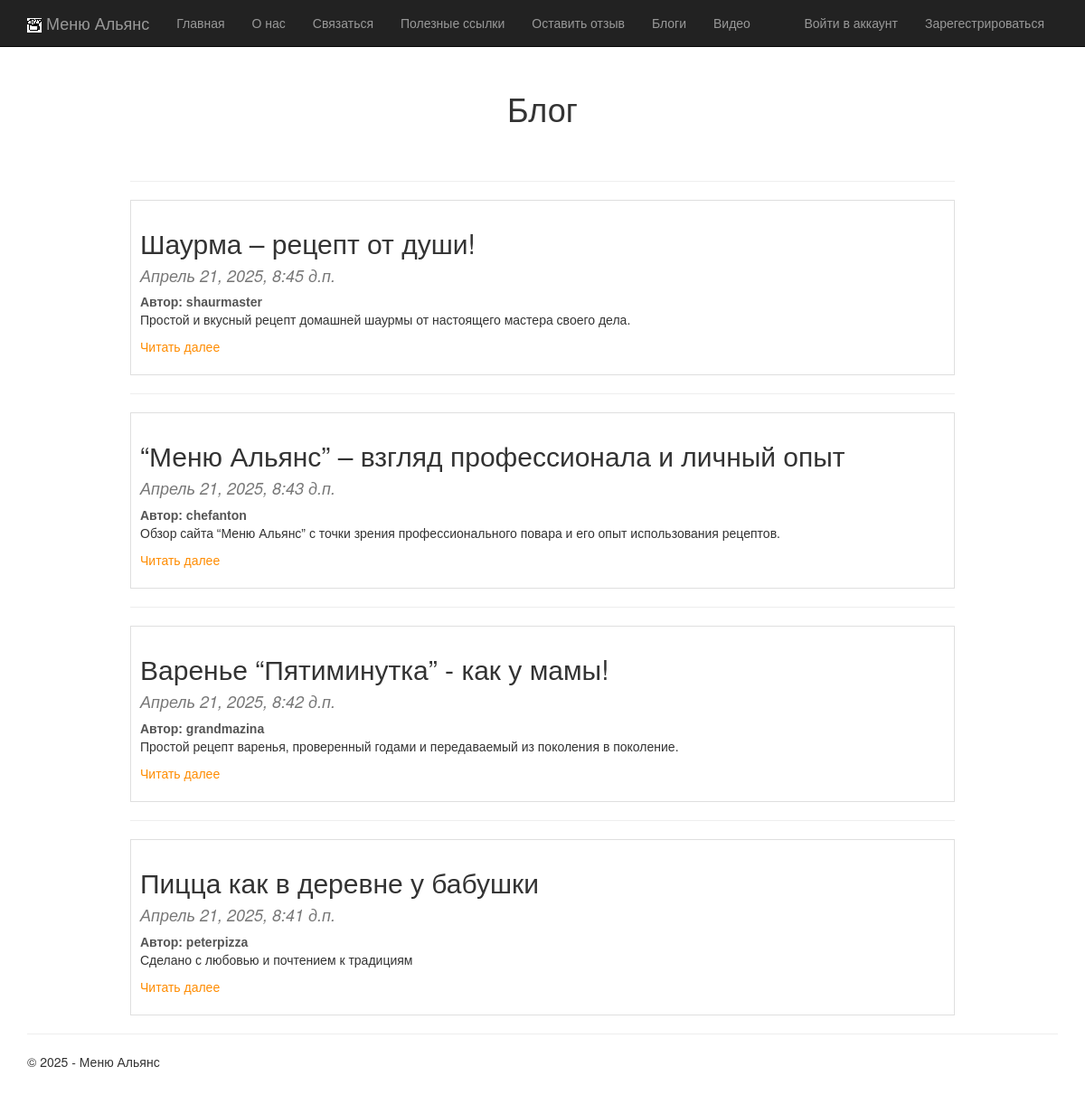
Screenshot of /blog/ with the database file from the repository.
### app/models.py (models this page shows, shortened)
class Blog(models.Model):
    title = models.CharField(max_length=100, verbose_name="Заголовок")
    description = models.TextField(verbose_name="Краткое содержание")
    content = models.TextField(verbose_name="Полное содержание")
    posted = models.DateTimeField(default=timezone.now, db_index=True, verbose_name="Опубликована")
    pub_date = models.DateTimeField(default=timezone.now, verbose_name="Дата публикации")
    image = models.FileField(default = 'temp.jpg', verbose_name = "Путь")
    author = models.ForeignKey(User, on_delete=models.CASCADE, verbose_name="Автор", blank=True, null=True)
    class Meta:
        db_table = "Posts"
        ordering = ["-posted"]
        verbose_name = "статья блога"
        verbose_name_plural = "статьи блога"

### app/views.py (the view)
# urls.py: path('blog/', views.blog, name='blog'),
def blog(request):
    assert isinstance(request, HttpRequest)
    posts = Blog.objects.all()
    return render(request,'app/blog.html',
    {
        'title':'Блог',
        'posts': posts,
        'year':datetime.now().year,
    })

### app/templates/app/blog.html (shortened to what this page needs)
{% extends "app/layout.html" %}
{% block content %}
{% load static %}
<div class="blog-container">
    <h1 class="blog-title">{{ title }}</h1>
    <br />
    {% for post in posts %}
        <hr />
        <div class="one-card">
            <h2 class="post-title"> {{post.title}} </h2>
            <h4 class="post-date"> {{post.posted}} </h4>
            <span class="post-author">Автор: {{post.author}}</span>
            <p> {{post.description}} </p>
            <p><a href="{% url 'blogpost' parametr=post.id %}" class="post-link"> Читать далее </a> </p>
        </div>
    {% endfor %}
</div>
{% endblock %}

### app/templates/app/layout.html (shortened to what this page needs)
<!DOCTYPE html>
<html>
<head>
    {% load staticfiles %}
    <link rel="stylesheet" type="text/css" href="{% static 'app/content/bootstrap.min.css' %}" />
    <link rel="stylesheet" type="text/css" href="{% static 'app/content/site.css' %}" />
</head>
<body>
    <div class="navbar navbar-inverse navbar-fixed-top">
        <div class="container">
            <div class="navbar-header">
                <a href="/" class="navbar-brand"> <img src="{% static 'app/content/hat.jpg' %}" alt="logo" /> Меню Альянс</a>
            </div>
            <div class="navbar-collapse collapse">
                <ul class="nav navbar-nav">
                    <li><a href="{% url 'home' %}">Главная</a></li>
                    <li><a href="{% url 'about' %}">О нас</a></li>
                    <li><a href="{% url 'contact' %}">Связаться</a></li>
                    <li><a href="{% url 'links' %}">Полезные ссылки</a></li>
                    <li><a href="{% url 'pool' %}">Оставить отзыв</a></li>
                    <li><a href="{% url 'blog' %}">Блоги</a></li>
                    <li><a href="{% url 'video' %}">Видео</a></li>
                </ul>
                {% include 'app/loginpartial.html' %}
            </div>
        </div>
    </div>
    <div class="container body-content">
{% block content %}{% endblock %}
        <hr/>
        <footer>
            <p>&copy; {{ year }} - Меню Альянс</p>
        </footer>
    </div>
</body>
</html>

### app/templates/app/loginpartial.html
{% if user.is_authenticated %}
<form id="logoutForm" action="/logout/" method="post" class="navbar-right">
    {% csrf_token %}
    <ul class="nav navbar-nav navbar-right">
        <li><span class="navbar-brand">Привет, {{ user.username }}!</span></li>
        <li><a href="javascript:document.getElementById('logoutForm').submit()">Выйти из аккаунта</a></li>
    </ul>
</form>
{% else %}
<ul class="nav navbar-nav navbar-right">
    <li><a href="{% url 'login' %}">Войти в аккаунт</a></li>
    <li><a href="{% url 'registration' %}">Зарегестрироваться</a></li>
</ul>
{% endif %}

### app/static/app/content/site.css (style rules this page uses)
body { padding-top: 80px; padding-bottom: 20px; }
.body-content { padding-left: 15px; padding-right: 15px; }
.blog-container { width: 80%; margin: 0 auto; font-family: sans-serif; }
.blog-title { color: #333; text-align: center; margin-bottom: 20px; }
.post-date { font-style: italic; color: #777; }
.post-author { font-weight: bold; color: #555; margin-top: 5px; display: block; }
.post-link { color: darkorange; text-decoration: none; }
.one-card { border: 1px solid rgba(0, 0, 0, 0.125); padding: 10px; margin-bottom: 15px; }

### rows the page displays
Blog: title "Шаурма – рецепт от души!", posted "Апрель 21, 2025, 8:45 д.п.", author "shaurmaster", description "Простой и вкусный рецепт домашней шаурмы от настоящего мастера своего дела."
Blog: title "“Меню Альянс” – взгляд профессионала и личный опыт", posted "Апрель 21, 2025, 8:43 д.п.", author "chefanton", description "Обзор сайта “Меню Альянс” с точки зрения профессионального повара и его опыт использования рецептов."
Blog: title "Варенье “Пятиминутка” - как у мамы!", posted "Апрель 21, 2025, 8:42 д.п.", author "grandmazina", description "Простой рецепт варенья, проверенный годами и передаваемый из поколения в поколение."
Blog: title "Пицца как в деревне у бабушки", posted "Апрель 21, 2025, 8:41 д.п.", author "peterpizza", description "Сделано с любовью и почтением к традициям"

### other values shown
{{ title }} "Блог"
